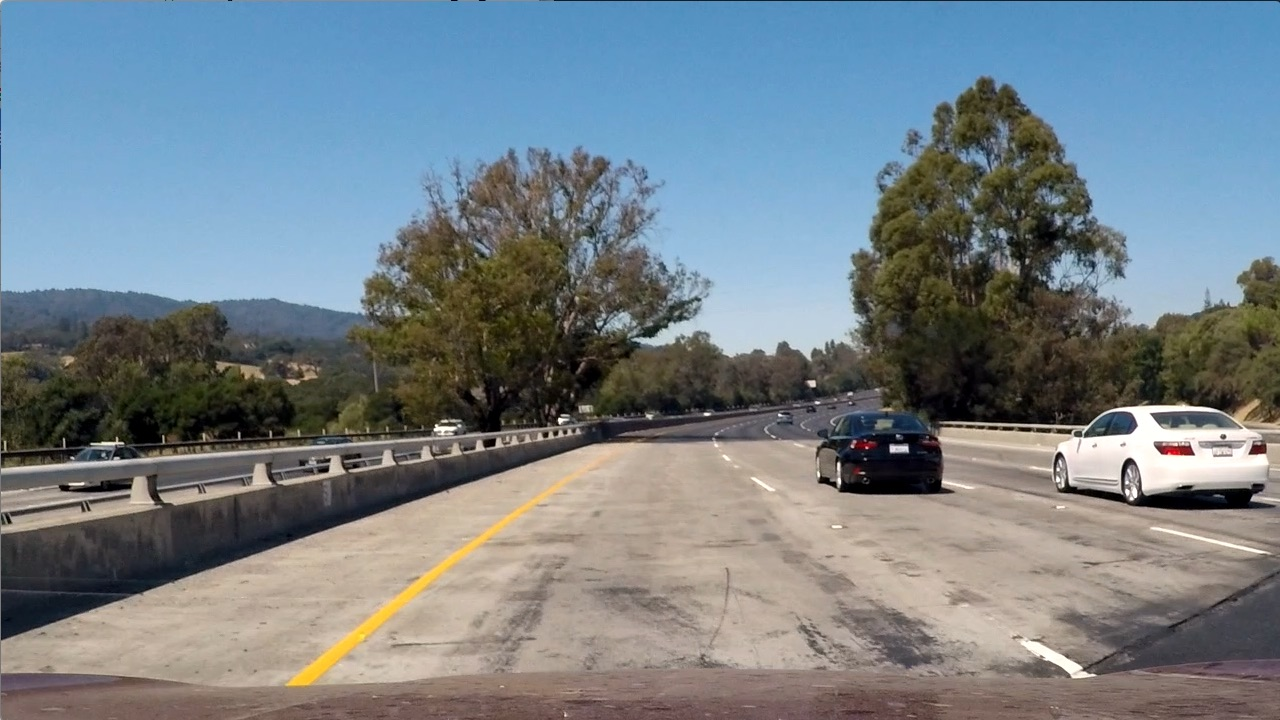
#> input picture test_images/straight_lines3.jpg, 1280 x 720 px; its folder holds only this picture in this run
$ jupyter execute --allow-errors Main_JNB2.ipynb   (shell and % lines are left out)   (older library calls are emulated)
#> lines starting #> are read from the running program, lines starting #| are printed output that depends on the picture; after the words box and inside, x2 and y2 are one past the last pixel; in counts of white or black regions, pixels touching at a corner belong together
## Main

### Import Required Packages

[cell 1]
import numpy as np
import cv2
import matplotlib.pyplot as plt
from collections import defaultdict
import glob
import pickle
from moviepy.editor import VideoFileClip

### Camera Calibration

[cell 2]
# prepare object points, like (0,0,0), (1,0,0), (2,0,0) ....,(6,5,0)
objp = np.zeros((6*9,3), np.float32)
objp[:,:2] = np.mgrid[0:9,0:6].T.reshape(-1,2)
#print(objp)
# Arrays to store object points and image points from all the images.
objpoints = [] # 3d points in real world space
imgpoints = [] # 2d points in image plane.

# Make a list of calibration images
images = glob.glob('camera_cal/calibration*.jpg')
grayimages=[]
imageslist=[]
i=0
for fname in images:
    img = cv2.imread(fname)
    if(img.shape[0]>720):
        img.resize((720,1280,3))
    grayimg = cv2.cvtColor(img,cv2.COLOR_BGR2GRAY)
    ret, corners = cv2.findChessboardCorners(grayimg, (9,6),None)
    if (ret == True):
        imageslist.append(img)
        grayimages.append(grayimg)
        imgpoints.append(corners)
        objpoints.append(objp)
        img2 = cv2.drawChessboardCorners(img, (9,6), corners, ret)

#> (the rest of this cell did not finish here and is left out)

[cell 3]
images = glob.glob('test_images\straight_lines*.jpg')
[mtx,dist] = pickle.load(open('Calib_Mat.p','rb'))
#> (reads Calib_Mat.p from the repository)
#> further down, img is the input picture: shape (720, 1280, 3); mean B, G, R 135.5, 128.7, 117.5
#> (the rest of this cell did not finish here and is left out)

## Function Definitions

[cell 4]
# step 1 = Undistort Images

def undistort_image_frame(img,mtx,dist):

    return cv2.undistort(img, mtx, dist, None, mtx)

def sobel_thresh(img, orient ='x', thresh_min = 20, thresh_max = 100, sobel_kernel = 3):
    gray = cv2.cvtColor(img,cv2.COLOR_BGR2GRAY)

    sobelx = cv2.Sobel(gray, cv2.CV_64F, 1, 0, ksize = sobel_kernel)
    sobely = cv2.Sobel(gray, cv2.CV_64F, 0, 1, ksize = sobel_kernel)
    abs_sobely = np.absolute(sobely)
    abs_sobelx = np.absolute(sobelx)
    scaled_sobelx= np.uint8(255*abs_sobelx/np.max(abs_sobelx))
    scaled_sobely = np.uint8(255*abs_sobely/np.max(abs_sobely))
    sxbinary = np.zeros_like(scaled_sobelx)
    sybinary = np.zeros_like(scaled_sobely)
    sxbinary[(scaled_sobelx >= thresh_min) & (scaled_sobelx <= thresh_max)] = 1
    sybinary[(scaled_sobely >= thresh_min) & (scaled_sobely <= thresh_max)] = 1
    if orient == 'x':
        return sxbinary, sobelx, sobely
    if orient == 'y':
        return sybinary, sobelx, sobely

def mag_thresh(img, sobel_kernel =3, mag_thresh_min= 20, mag_thresh_max =100, thresh_min=20, thresh_max=100):
    [temp, sobelx, sobely] = sobel_thresh(img, 'x', thresh_min, thresh_max, sobel_kernel )
    sobelxy = np.sqrt(sobelx**2,sobely**2)
    scalefactor = np.max(sobelxy)/255
    scaled_sobelxy = (sobelxy/scalefactor).astype(np.uint8)
    sxbinary = np.zeros_like(scaled_sobelxy)
    sxbinary[(scaled_sobelxy >= mag_thresh_min) & (scaled_sobelxy <= mag_thresh_max)] = 1
    return sxbinary, sobelx, sobely

def dir_threshold(img, sobel_kernel= 3, thresh=(0, np.pi/2)):
    [temp, sobelx,sobely ] = sobel_thresh(img, 'x', 35, 150, 3)
    absgraddir = np.arctan2(np.absolute(sobely), np.absolute(sobelx))
    binary_output =  np.zeros_like(absgraddir)
    binary_output[(absgraddir >= thresh[0]) & (absgraddir <= thresh[1])] = 1
    return binary_output

def hls_thresh(img):
    hls = cv2.cvtColor(img, cv2.COLOR_BGR2HLS)
    S = hls[:,:,2]
    L = hls[:,:,1]
    #L = L*(255/np.max(L))
    threshL =(120,255)
    threshS = (120, 255)
    binary = np.zeros_like(S)
    binary[((S > threshS[0]) & (S <= threshS[1]) )&((L > threshL[0]) & (L <= threshL[1]) )] = 1
    return binary

def combine_thresholds(img):
    [sx,temp1,temp2] = sobel_thresh(img,'x',35,200)
    [sy,temp1,temp2] = sobel_thresh(img,'y',35,200)
    [m_sx,temp1,temp2] = mag_thresh(img,3,30,255, 35, 150)
    dir_bin = dir_threshold(img,3,(0.8,1.08))
    hls_bin = hls_thresh(img)
    combined = np.zeros_like(dir_bin)
    combined[(((sx == 1)) | ((m_sx == 1) & (dir_bin == 1)) | (hls_bin ==1))] = 1
    return combined

def p_transform(img):
    img_size = (img.shape[1], img.shape[0])
    src = np.float32(
        [[200, 720],
        [1100, 720],
        [595, 450],
        [685, 450]])
    dst = np.float32(
        [[300, 720],
        [980, 720],
        [300, 0],
        [980, 0]])
    m = cv2.getPerspectiveTransform(src, dst)
    m_inv = cv2.getPerspectiveTransform(dst, src)

    warped = cv2.warpPerspective(img, m, img_size, flags=cv2.INTER_LINEAR)
    unwarped = cv2.warpPerspective(warped, m_inv, (warped.shape[1], warped.shape[0]), flags=cv2.INTER_LINEAR)
    return warped, unwarped, m, m_inv

def find_hist(img, win_y_low = None, win_y_high = 520):
    if win_y_low == None:
        win_y_low = img.shape[0]
    else:
        win_y_low=img.shape[0]
        win_y_high = 0

    histogram = np.sum(img[win_y_high:,:],axis=0)
    return histogram

def fit_poly(img, nwindows = 9):
    histogram = find_hist(img)
    out_img = np.dstack((img,img,img))*255
    midpoint = np.int(histogram.shape[0]/2)
    leftx_base = np.argmax(histogram[:midpoint])
    rightx_base = np.argmax(histogram[midpoint:]) + midpoint

    window_height = np.int(img.shape[0]/nwindows)

    nonzero = img.nonzero()
    nonzeroy = np.array(nonzero[0])
    nonzerox = np.array(nonzero[1])

    leftx_current = leftx_base
    rightx_current = rightx_base

    margin = 100
    minpix = 50

    left_lane_inds = []
    right_lane_inds = []

    # Step through the windows one by one
    for window in range(nwindows):
        # Identify window boundaries in x and y (and right and left)
        win_y_low = img.shape[0] - (window+1)*window_height
        win_y_high = img.shape[0] - window*window_height
        win_xleft_low = leftx_current - margin
        win_xleft_high = leftx_current + margin
        win_xright_low = rightx_current - margin
        win_xright_high = rightx_current + margin
        # Draw the windows on the visualization image
        cv2.rectangle(out_img,(win_xleft_low,win_y_low),(win_xleft_high,win_y_high),(0,255,0), 2)
        cv2.rectangle(out_img,(win_xright_low,win_y_low),(win_xright_high,win_y_high),(0,255,0), 2)
        #print(out_img.shape)
        # Identify the nonzero pixels in x and y within the window
        good_left_inds = ((nonzeroy >= win_y_low) & (nonzeroy < win_y_high) & (nonzerox >= win_xleft_low) & (nonzerox < win_xleft_high)).nonzero()[0]
        good_right_inds = ((nonzeroy >= win_y_low) & (nonzeroy < win_y_high) & (nonzerox >= win_xright_low) & (nonzerox < win_xright_high)).nonzero()[0]
        if (len(good_left_inds) ==0 | len(good_right_inds ==0)):
            hist_temp=find_hist(img[win_y_low:win_y_high,:])
            leftx_current = np.argmax(hist_temp[:midpoint])
            rightx_current = np.argmax(hist_temp[midpoint:]) + midpoint
            win_xleft_low = leftx_current - margin
            win_xleft_high = leftx_current + margin
            win_xright_low = rightx_current - margin
            win_xright_high = rightx_current + margin
            good_left_inds = ((nonzeroy >= win_y_low) & (nonzeroy < win_y_high) & (nonzerox >= win_xleft_low) & (nonzerox < win_xleft_high)).nonzero()[0]
            good_right_inds = ((nonzeroy >= win_y_low) & (nonzeroy < win_y_high) & (nonzerox >= win_xright_low) & (nonzerox < win_xright_high)).nonzero()[0]

        # Append these indices to the lists
        left_lane_inds.append(good_left_inds)
        right_lane_inds.append(good_right_inds)
        # If you found > minpix pixels, recenter next window on their mean position
        if len(good_left_inds) > minpix:
            leftx_current = np.int(np.mean(nonzerox[good_left_inds]))
        if len(good_right_inds) > minpix:
            rightx_current = np.int(np.mean(nonzerox[good_right_inds]))

    # Concatenate the arrays of indices
    left_lane_inds = np.concatenate(left_lane_inds)
    right_lane_inds = np.concatenate(right_lane_inds)

    # Extract left and right line pixel positions
    leftx = nonzerox[left_lane_inds]
    lefty = nonzeroy[left_lane_inds]
    rightx = nonzerox[right_lane_inds]
    righty = nonzeroy[right_lane_inds]

    # Fit a second order polynomial to each
    left_fit = np.polyfit(lefty, leftx, 2)
    right_fit = np.polyfit(righty, rightx, 2)

    ploty = np.linspace(0, img.shape[0]-1, img.shape[0] )
    left_fitx = left_fit[0]*ploty**2 + left_fit[1]*ploty + left_fit[2]
    right_fitx = right_fit[0]*ploty**2 + right_fit[1]*ploty + right_fit[2]

    print(len(left_lane_inds))
    plt.imshow(out_img)
    out_img[nonzeroy[left_lane_inds], nonzerox[left_lane_inds]] = [255, 255, 0]
    out_img[nonzeroy[right_lane_inds], nonzerox[right_lane_inds]] = [0, 0, 255]


    return [out_img, left_fitx,right_fitx, ploty] , [leftx, lefty, rightx, righty], [left_lane_inds, right_lane_inds, nonzerox, nonzeroy]

# [57 lines left out: functions find_curvature, Avg_Cache, region_of_interest, not called in this run]

def main_pipeline(img, video_process = True):
    if video_process == True:
        global Frame
        global cache
        global Stack_Counter
        Stack_Counter =1
    # Load pickle file for Distortion Matrix
    [mtx,dist] = pickle.load(open('Calib_Mat.p','rb'))
    #print(np.asarray(img.shape))
    if np.asarray(img).shape[0] is not 720:
        img= cv2.resize(img,(1280,720))
        #print(np.asarray(img.shape))
    # Return Undistorated Image
    c_img = region_of_interest(img,np.array( [[[190,img.shape[0]],[450,400],[700,420],[750 ,400],[1200,img.shape[0]]]], dtype=np.int32 ))

    U_img= undistort_image_frame(c_img,mtx,dist)

    # Perform Thresholds
    combined_thresh_img = combine_thresholds(U_img)

    # Perform Perspective Transform
    warped, unwarped, m, m_inv = p_transform(combined_thresh_img)
    try:
        # FitPolynomial to lines
        [out_img,line_pixel_pos,lane_inds]=fit_poly(warped)

        #Calculate Curvature
        #print(np.asarray(lane_inds[3]).shape)
        find_curvature(img,lane_inds)
        #print(lane_inds[0].shape)
        if video_process == True:
            if Frame <= 2:
                cache['out1'].append(out_img[1])
                cache['out2'].append(out_img[2])
                cache['out3'].append(out_img[3])
            if Frame > 2:
                #print(np.asarray(out_img[1]).shape,np.asarray(out_img[2]).shape,np.asarray(out_img[3]).shape, Frame-(5*Stack_Counter))
                #print('p',np.asarray(cache['out1']).shape)
                cache['out1'].pop(0)
                cache['out1'].append(out_img[1])
                cache['out2'].pop(0)
                cache['out2'].append(out_img[2])
                cache['out3'].pop(0)
                cache['out3'].append(out_img[3])
                #print('p',np.asarray(cache['out1']).shape)
            Stack_Counter+=1
            Frame +=1
    except ValueError:
        print(ValueError)
        print('no polyfit detected')

    New_out_img = Avg_Cache(cache)

    if video_process == False:
        New_out_img[0]=out_img[1]
        New_out_img[1]=out_img[2]
        New_out_img[2]=out_img[3]

        #print(np.asarray(New_out_img[0]).shape,np.asarray(New_out_img[1]).shape)
    left_line = np.hstack(((np.array([np.transpose(np.vstack([New_out_img[0]+20, New_out_img[2]]))])),(np.array([np.flipud(np.transpose(np.vstack([New_out_img[0]-10, New_out_img[2]])))]))))
    right_line = np.hstack(((np.array([np.transpose(np.vstack([New_out_img[1]+20, New_out_img[2]]))])),(np.array([np.flipud(np.transpose(np.vstack([New_out_img[1]-10, New_out_img[2]])))]))))

    window_leftEdge = np.array([np.transpose(np.vstack([New_out_img[0], New_out_img[2]]))])
    window_rightEdge = np.array([np.flipud(np.transpose(np.vstack([New_out_img[1], New_out_img[2]])))])
    windowPTs = np.hstack((window_leftEdge, window_rightEdge))


    final_image=(np.dstack((warped, warped, warped))*255).astype('uint8')
    cv2.fillPoly(final_image, np.int_([windowPTs]), (0,255, 0))
    cv2.fillPoly(final_image, np.int_([left_line]), (255,0, 0))
    cv2.fillPoly(final_image, np.int_([right_line]), (255,0, 0))
    # [6 lines of commented-out code are left out]

    unwarped_f= cv2.warpPerspective(final_image, m_inv, (img.shape[1], img.shape[0]))
    if video_process == False:
        return [cv2.cvtColor(cv2.addWeighted(unwarped_f,0.5,img,1,0),cv2.COLOR_BGR2RGB), out_img]
        #return c_img
    else:
        return cv2.addWeighted(unwarped_f,0.5,img,1,0)


print('done')

## Pipeline

[cell 5]
global Frame,Stack_Counter,cache
Frame =1
Stack_Counter=1
cache=defaultdict(list)
img = cv2.imread('test_images\straight_lines5.jpg')
#> (the rest of this cell did not finish here and is left out)

plt.imshow(final_image)
#p1=fname.split('\\')
#p2=p1[1].split('.')
#plt.savefig('test_images\\final\\' + (p2[0]) + '.png')

### Run Sobel on test images

[cell 6]
#images = glob.glob('test_images\straight_lines*.jpg')
#for fname in images:
img = cv2.imread('test_images\straight_lines5.jpg')
#> (the rest of this cell did not finish here and is left out)

#p1=fname.split('\\')
#p2=p1[1].split('.')
plt.imshow(sx)
#plt.savefig('test_images\\Sobel_out\\' + (p2[0]) + '.png')

### Run Mag Threshold on test images

[cell 7]
#images = glob.glob('test_images\straight_lines*.jpg')
#for fname in images:
img = cv2.imread('test_images\straight_lines5.jpg')
#> (the rest of this cell did not finish here and is left out)

#p1=fname.split('\\')
#p2=p1[1].split('.')
plt.imshow(sx, cmap='gray')
#plt.savefig('test_images\\mag_out\\' + (p2[0]) + '.png')

### Run Direction Gradient Threshold on test Images

[cell 8]
#images = glob.glob('test_images\straight_lines*.jpg')
#for fname in images:
img = cv2.imread('test_images\straight_lines5.jpg')
#> (the rest of this cell did not finish here and is left out)

#p1=fname.split('\\')
#p2=p1[1].split('.')
plt.imshow(sx, cmap='gray')
#plt.savefig('test_images\\dir_out\\' + (p2[0]) + '.png')

### Run HLS Thresh

[cell 9]
#images = glob.glob('test_images\straight_lines*.jpg')
#for fname in images:
img = cv2.imread('test_images\straight_lines5.jpg')
#> (the rest of this cell did not finish here and is left out)

### Run Combined

[cell 10]
#images = glob.glob('test_images\straight_lines*.jpg')
#for fname in images:
img = cv2.imread('test_images\straight_lines5.jpg')
#> (the rest of this cell did not finish here and is left out)

#p1=fname.split('\\')
#p2=p1[1].split('.')
plt.imshow(sx, cmap='gray')
#plt.savefig('test_images\\combined_out\\' + (p2[0]) + '.png')

### Run Perspective transform

[cell 11]
#images = glob.glob('test_images\straight_lines*.jpg')
#for fname in images:
img = cv2.imread('test_images\straight_lines7.jpg')
#> (the rest of this cell did not finish here and is left out)

### Run Hist on Perspective of Single Image

[cell 12]
img = cv2.imread('test_images\straight_lines7.jpg')
[mtx,dist] = pickle.load(open('Calib_Mat.p','rb'))
#> (the rest of this cell did not finish here and is left out)

### Run Hist on Perspective of All Images

[cell 13]
def plot_poly_fit(warped,fname,  savefig = False):
    [out_img,line_pixel_pos,temp]=fit_poly(warped)
    plt.gcf().clear()
    plt.imshow(warped)
    left_fitx = out_img[1]
    right_fitx= out_img[2]
    ploty=out_img[3]
    fig=plt.figure()
    plt.plot(left_fitx, ploty, color='red')
    plt.plot(right_fitx, ploty, color='red')

    plt.xlim(0, 1280)
    plt.ylim(720, 0)
    if savefig == True:
        p1=fname.split('\\')
        p2=p1[1].split('.')
        #plt.savefig('test_images\\Lanes\\' + (p2[0]) + '.png')


images = glob.glob('test_images\straight_lines*.jpg')
for fname in images:
    img = cv2.imread(fname)
    [mtx,dist] = pickle.load(open('Calib_Mat.p','rb'))
    U_img= undistort_image_frame(img,mtx,dist)
    combined_thresh_img = combine_thresholds(U_img)
#> in combine_thresholds (call 3), `[sx,temp1,temp2] = sobel_thresh(img,'x',35,200)`:
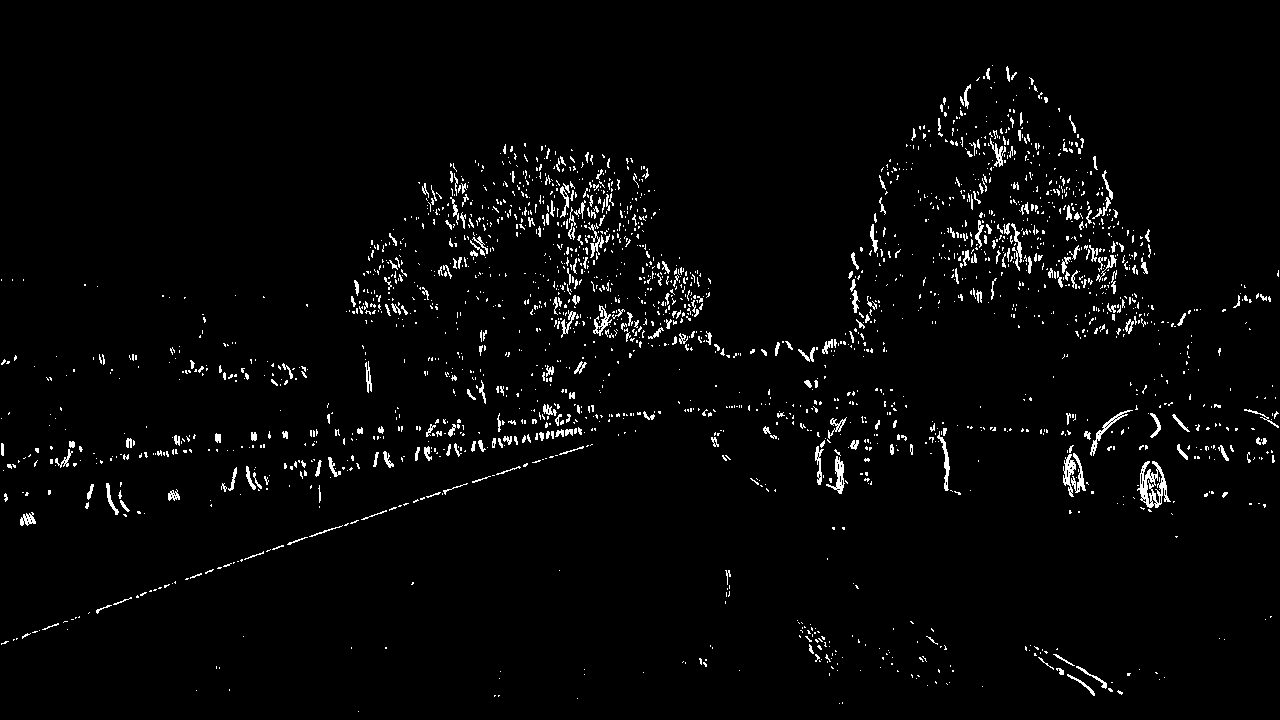
#> sx: shape (720, 1280); values 0 (black) and 1 (white), 2.7% white in thin lines or dots, all inside (x1, y1, x2, y2) = (1, 65, 1279, 712)
#> in combine_thresholds (call 3), `[sy,temp1,temp2] = sobel_thresh(img,'y',35,200)`:
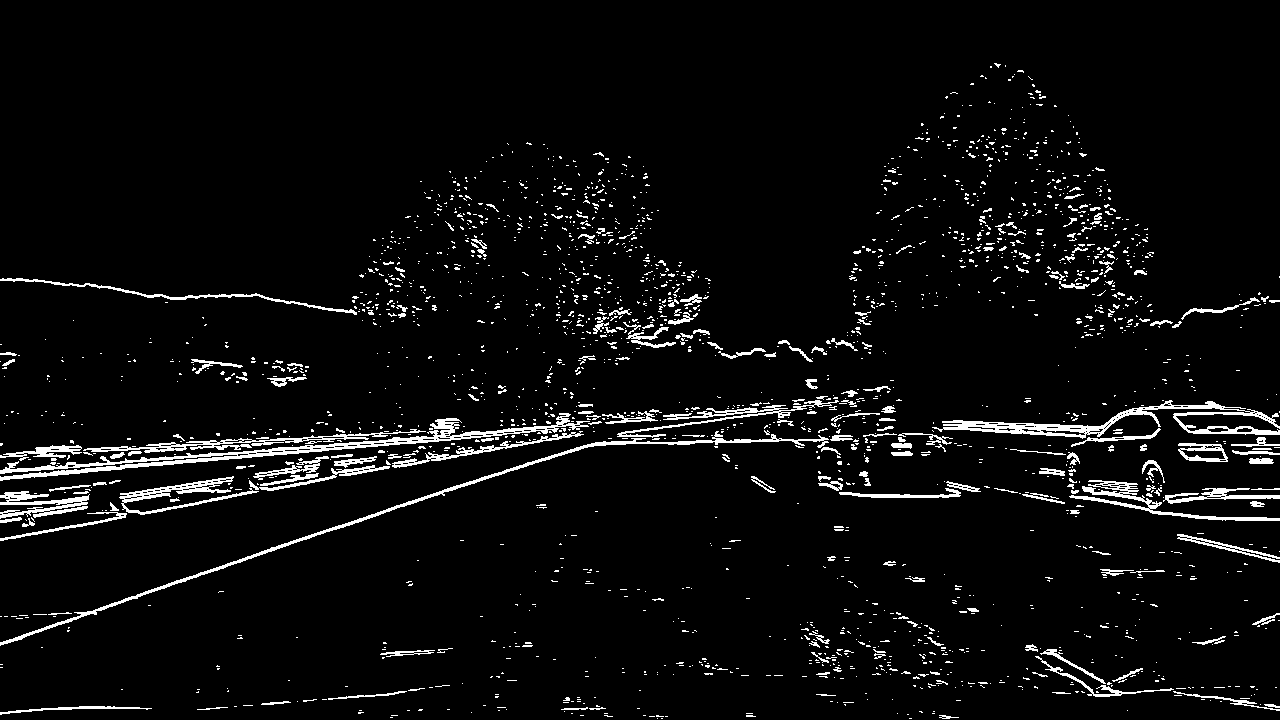
#> sy: shape (720, 1280); values 0 (black) and 1 (white), 4.7% white in thin lines or dots
#> combined_thresh_img: shape (720, 1280) float64; values 0 (black) and 1 (white), 31.2% white; 2476 white regions (2141 under 20 px), largest, box (x1, y1, x2, y2) and area: (0, 0, 1280, 299) 244985, (1058, 403, 1280, 508) 8721, (263, 451, 614, 704) 5417
    warped, unwarped, m, m_inv = p_transform(combined_thresh_img)
#> m = [[-0.54, -1.5, 976.4], [0, -1.9, 857.1], [0, -0.00238, 1]]; m_inv = [[0.132, -0.799, 555.3], [0, -0.525, 450], [-2.16e-19, -0.00125, 1]]
    plot_poly_fit(warped,fname)
#> in find_hist, `histogram = np.sum(img[win_y_high:,:],axis=0)`: histogram = 1280 values, max 196 at index 330, min 0 at index 15, mean 6.01
#> in fit_poly, `leftx_base = np.argmax(histogram[:midpoint])`: leftx_base = 330
#> in fit_poly, `rightx_base = np.argmax(histogram[midpoint:]) + midpoint`: rightx_base = 1019
#> in fit_poly, `nonzero = img.nonzero()`: nonzero = 73128 positions, rows 0 to 715, columns 0 to 1279
#> in fit_poly, `leftx_current = leftx_base`: leftx_current = 330
#> in fit_poly, `rightx_current = rightx_base`: rightx_current = 1019
#> the loop in fit_poly, `for window in range(nwindows):` made 9 passes
#> (leftx_current, rightx_current) on passes 1, 2, 4, 5, 6, 7, 8: (332, 1009), (330, 1042), (348, 1064), (365, 1077), (380, 1090), (399, 1141), (416, 1175)
#> after the loop in fit_poly, `for window in range(nwindows):`:
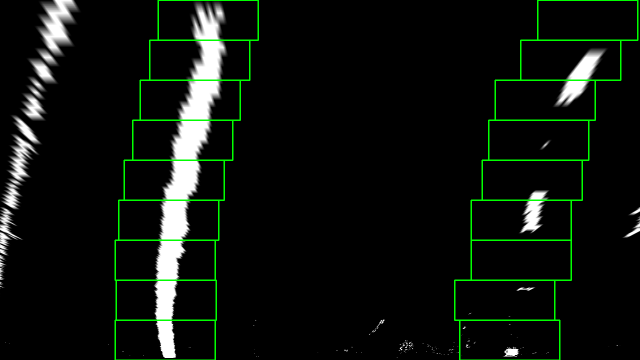
#> out_img: shape (720, 1280, 3) float64 (shown at 1/2 size); mean of channels 0, 1, 2 13.7, 19.3, 13.7; drawn as B, G, R
#> after the loop in fit_poly, `for window in range(nwindows):`: left_lane_inds = 9 items
#> in fit_poly, `right_lane_inds = np.concatenate(right_lane_inds)`: right_lane_inds = 9512 values, max 73078 at index 573, min 12356 at index 6553, mean 36675.2
#> in fit_poly, `rightx = nonzerox[right_lane_inds]`: rightx = 9512 values, max 1218 at index 6592, min 919 at index 259, mean 1117
#> in fit_poly, `righty = nonzeroy[right_lane_inds]`: righty = 9512 values, max 713 at index 571, min 95 at index 6553, mean 285.2
#> in fit_poly, `left_fit = np.polyfit(lefty, leftx, 2)`: left_fit = [7.5e-05, -0.214, 433.2]
#> in fit_poly, `right_fit = np.polyfit(righty, rightx, 2)`: right_fit = [0.000338, -0.552, 1237.2]
#> in fit_poly, `left_fitx = left_fit[0]*ploty**2 + left_fit[1]*ploty + left_fit[2]`: left_fitx = 720 values, max 433.2 at index 0, min 318 at index 719, mean 369.2
#> in fit_poly, `right_fitx = right_fit[0]*ploty**2 + right_fit[1]*ploty + right_fit[2]`: right_fitx = 720 values, max 1237.2 at index 0, min 1015 at index 719, mean 1097
#| 40655
#> in plot_poly_fit, `[out_img,line_pixel_pos,temp]=fit_poly(warped)`: out_img = 4 items
#> in plot_poly_fit, `ploty=out_img[3]`: ploty = 720 values from 0 to 719
    font = cv2.FONT_HERSHEY_TRIPLEX
#> font = 4
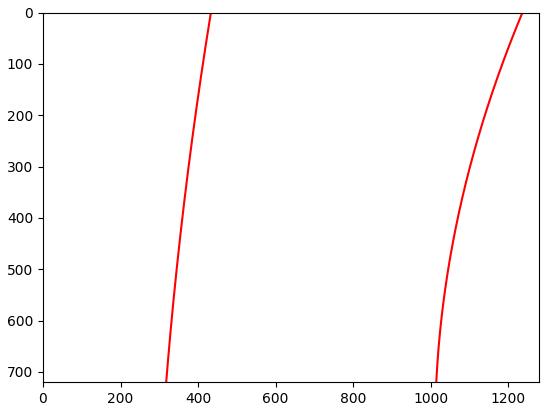
#> figure drawn by matplotlib, 1 panel
